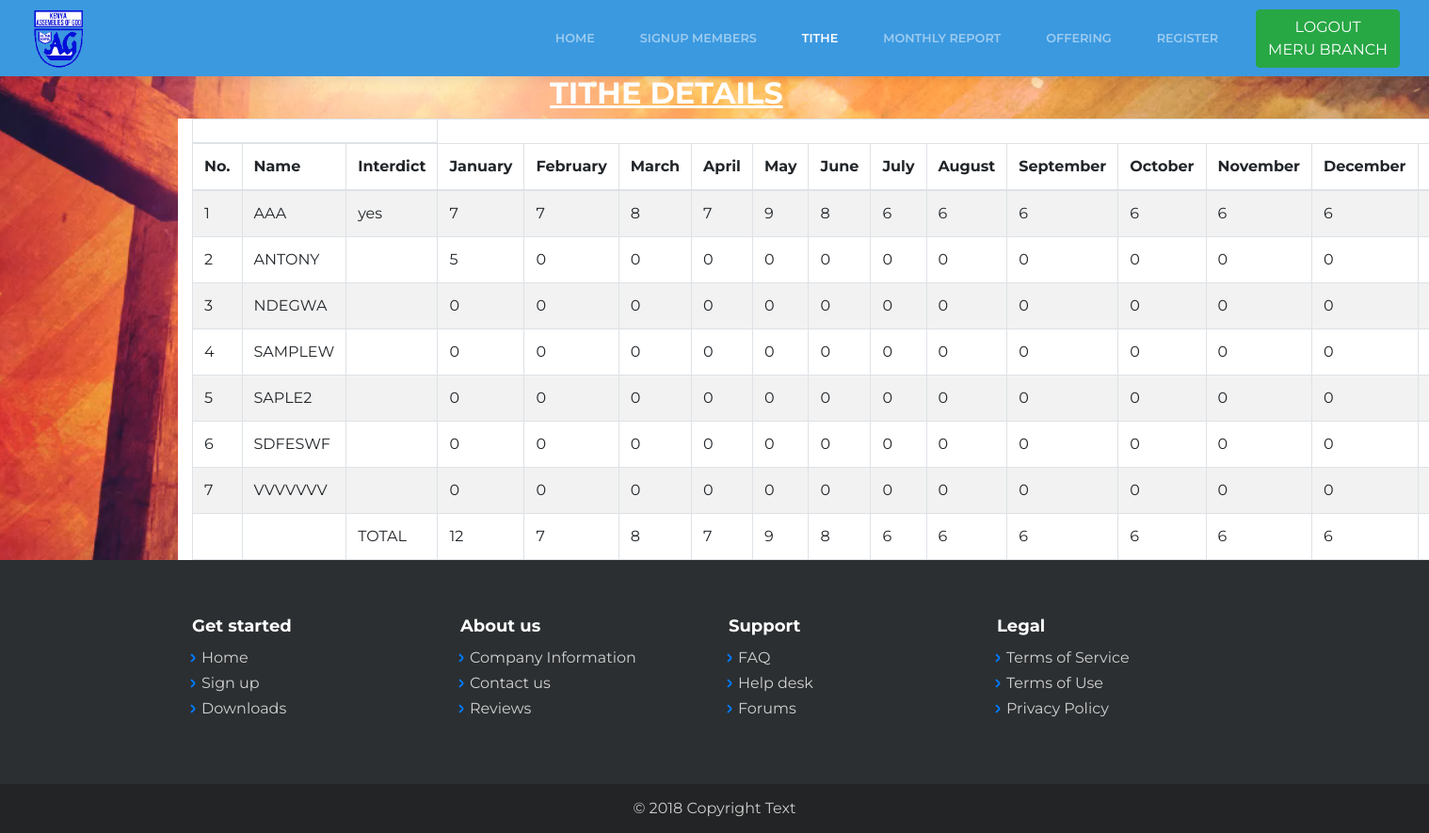
Screenshot of /admin/tithe.php (signed in) with the database file from the repository.
### tables this page shows
CREATE TABLE `congregation` (
  `id` int(11) NOT NULL,
  `usr` varchar(128) NOT NULL,
  `name` varchar(128) NOT NULL,
  `phone` int(14) DEFAULT NULL,
  `pwd` varchar(129) NOT NULL,
  `tithe1` int(128) NOT NULL,
  `tithe2` int(128) NOT NULL,
  `tithe3` int(128) NOT NULL,
  `tithe4` int(128) NOT NULL,
  `tithe5` int(128) NOT NULL,
  `interdict` varchar(129) NOT NULL,
  `email` varchar(129) NOT NULL,
  `residence` varchar(129) NOT NULL,
  `date` varchar(129) NOT NULL,
  `feb1` int(128) NOT NULL,
  `feb2` int(128) NOT NULL,
  `feb3` int(128) NOT NULL,
  `feb4` int(128) NOT NULL,
  `feb5` int(128) NOT NULL,
  `march1` int(128) NOT NULL,
  `march2` int(128) NOT NULL,
  `march3` int(128) NOT NULL,
  `march4` int(128) NOT NULL,
  `march5` int(128) NOT NULL,
  `apr1` int(128) NOT NULL,
  `apr2` int(128) NOT NULL,
  `apr3` int(128) NOT NULL,
  `apr4` int(128) NOT NULL,
  `apr5` int(128) NOT NULL,
  `may1` int(128) NOT NULL,
  `may2` int(128) NOT NULL,
  `may3` int(128) NOT NULL,
  `may4` int(128) NOT NULL,
  `may5` int(128) NOT NULL,
  `june1` int(128) NOT NULL,
  `june2` int(128) NOT NULL,
  `june3` int(128) NOT NULL,
  `june4` int(128) NOT NULL,
  `june5` int(128) NOT NULL,
  `july1` int(128) NOT NULL,
  `july2` int(128) NOT NULL,
  `july3` int(128) NOT NULL,
  `july4` int(128) NOT NULL,
  `july5` int(128) NOT NULL,
  `august1` int(128) NOT NULL,
  `august2` int(128) NOT NULL,
  `august3` int(128) NOT NULL,
  `august4` int(128) NOT NULL,
  `august5` int(128) NOT NULL,
  `sept1` int(128) NOT NULL,
  `sept2` int(128) NOT NULL,
  `sept3` int(128) NOT NULL,
  `sept4` int(128) NOT NULL,
  `sept5` int(128) NOT NULL,
  `oct1` int(128) NOT NULL,
  `oct2` int(128) NOT NULL,
  `oct3` int(128) NOT NULL,
  `oct4` int(128) NOT NULL,
  `oct5` int(128) NOT NULL,
  `nov1` int(128) NOT NULL,
  `nov2` int(128) NOT NULL,
  `nov3` int(128) NOT NULL,
  `nov4` int(128) NOT NULL,
  `nov5` int(128) NOT NULL,
  `dec1` int(128) NOT NULL,
  `dec2` int(128) NOT NULL,
  `dec3` int(128) NOT NULL,
  `dec4` int(128) NOT NULL,
  `dec5` int(128) NOT NULL,
  `message` varchar(128) NOT NULL,
  `profile` varchar(100) NOT NULL
);

### admin/tithe.php (the view, shortened to what this page needs)
<?php
include 'include/db.php';
$results = mysqli_query($db, "SELECT *, (tithe1+tithe2+tithe3+tithe4+tithe5) AS 'total',
(feb1+feb2+feb3+feb4+feb5) AS 'total2', (march1+march2+march3+march4+march5) AS 'total3',
 (apr1+apr2+apr3+apr4+apr5) AS 'total4' ,(may1+may2+may3+may4+may5) AS 'total5',
 (june1+june2+june3+june4+june5) AS 'total6', (july1+july2+july3+july4+july5) AS 'total7',
 (august1+august2+august3+august4+august5) AS 'total8', (sept1+sept2+sept3+sept4+sept5) AS 'total9',
 (oct1+oct2+oct3+oct4+oct5) AS 'total10', (nov1+nov2+nov3+nov4+nov5) AS 'total11',
 (dec1+dec2+dec3+dec4+dec5) AS 'total12' from congregation  WHERE usr = '$_SESSION[name]' ORDER BY name");
$results2 = mysqli_query($db, "SELECT *, sum(tithe1+tithe2+tithe3+tithe4+tithe5) AS 'jan',
 sum(feb1+feb2+feb3+feb4+feb5) AS 'feb', sum(march1+march2+march3+march4+march5) AS 'march',
 sum(apr1+apr2+apr3+apr4+apr5) AS 'apr' , sum(may1+may2+may3+may4+may5) AS 'may',
 sum(june1+june2+june3+apr4+june5) AS 'june' , sum(july1+july2+july3+july4+july5) AS 'july',
 sum(august1+august2+august3+august4+august5) AS 'august' , sum(sept1+sept2+sept3+sept4+sept5) AS 'sept',
 sum(oct1+oct2+oct3+oct4+oct5) AS 'oct' , sum(nov1+nov2+nov3+nov4+nov5) AS 'nov',
 sum(dec1+dec2+dec3+dec4+dec5) AS 'dec' from congregation WHERE usr = '$_SESSION[name]'");
  include 'include/header.php';
 ?>
            <div
                class="collapse navbar-collapse" id="navcol-1" style="background-color:#3b99e0;width:328px;margin:0;">
                <ul class="nav navbar-nav ml-auto">
                    <li class="nav-item" role="presentation"><a class="nav-link" href="index.php">Home</a></li>
                    <li class="nav-item" role="presentation"><a class="nav-link" href="signup.php">SIGNUP MEMBERS</a></li>
                    <li class="nav-item" role="presentation"><a class="nav-link active" href="tithe.php">Tithe </a></li>
                     <li class="nav-item" role="presentation" ><a class="nav-link" href="report.php">Monthly Report </a></li>
                    <li class="nav-item" role="presentation"><a class="nav-link" href="offering.php">Offering </a></li>
                    <li class="nav-item" role="presentation"><a class="nav-link" href="registration.php">Register</a></li>
                </ul>
        <button type="button" class="btn btn-success" data-toggle="modal" data-target="#exampleModal">
              LOGOUT<br>  <?php echo strtoupper($_SESSION['name']); ?> BRANCH
            </button>
                </div>
        </div>
    </nav>
    <main class="page landing-page">
    </main>
    <div data-aos="fade">
        <div class="container">
            <div class="row">
                <div class="col-md-12 col-xl-4 offset-xl-4">
               <h2 style="color:rgb(255,255,255);"><strong><span style="text-decoration: underline;">TITHE DETAILS</span></strong></h2>
                </div>
            </div>
        </div>
        <div class="container" style="background-color:#ffffff;"><table id="example" class="table table-striped table-bordered" cellspacing="0" width="100%">
       <thead>
    <tr>
      <th colspan="3"></th>
    </tr>
    <tr>
      <th>No.</th>
      <th>Name</th>
      <th>Interdict</th>
      <th colspan="1">January </th>
       <th colspan="1">February </th>
        <th colspan="1">March </th>
         <th colspan="1">April </th>
         <th colspan="1">May </th>
         <th colspan="1">June </th>
         <th colspan="1">July </th>
         <th colspan="1">August </th>
         <th colspan="1">September </th>
         <th colspan="1">October </th>
         <th colspan="1">November </th>
         <th colspan="1">December </th>
      <th >Action</th>
    </tr>
  </thead>
  <tbody>
    <?php
    $i=1;
     while ($row = mysqli_fetch_array($results)){ ?>
      <tr>
         <td> <?php
                echo $i;
                $i++;
            ?>
          </td>
          <td><?php echo $row['name']; ?></td>
          <td><?php  echo $row['interdict']; ?></td>
          <td><?php  echo $row['total']; ?></td>
          <td><?php  echo $row['total2']; ?></td>
          <td><?php  echo $row['total3']; ?></td>
          <td><?php  echo $row['total4']; ?></td>
          <td><?php  echo $row['total5']; ?></td>
          <td><?php  echo $row['total6']; ?></td>
          <td><?php  echo $row['total7']; ?></td>
          <td><?php  echo $row['total8']; ?></td>
          <td><?php  echo $row['total9']; ?></td>
          <td><?php  echo $row['total10']; ?></td>
          <td><?php  echo $row['total11']; ?></td>
          <td><?php  echo $row['total12']; ?></td>
          <td>
          </td>
    </tr>
    <?php }    ?>
     <tr>
      <td></td>
      <td></td>
      <td>TOTAL</td>
       <?php
      if ($row2 = mysqli_fetch_array($results2)){  ?>
         <td><?php  echo $row2['jan']; ?></td>
          <td><?php  echo $row2['feb']; ?></td>
         <td><?php  echo $row2['march']; ?></td>
          <td><?php  echo $row2['apr']; ?></td>
          <td><?php  echo $row2['may']; ?></td>
          <td><?php  echo $row2['june']; ?></td>
          <td><?php  echo $row2['july']; ?></td>
         <td><?php  echo $row2['august']; ?></td>
          <td><?php  echo $row2['sept']; ?></td>
          <td><?php  echo $row2['oct']; ?></td>
          <td><?php  echo $row2['nov']; ?></td>
          <td><?php  echo $row2['dec']; ?></td>
       <?php } ?>
    </tr>
  </tbody>
    </table></div>
    </div>
    <?php
        include 'include/footer.php';
    ?>

### admin/assets/css/Data-Table-1.css (style rules this page uses)
#example { margin-bottom:0; }

### admin/assets/css/Data-Table.css (style rules this page uses)
#example { background-color:white; margin-bottom:0; }

### rows the page displays
congregation: name "AAA", interdict "yes", total "7", total2 "7", total3 "8", total4 "7", total5 "9", total6 "8", total7 "6", total8 "6", total9 "6", total10 "6", total11 "6", total12 "6"
congregation: name "ANTONY", total "5", total2 "0", total3 "0", total4 "0", total5 "0", total6 "0", total7 "0", total8 "0", total9 "0", total10 "0", total11 "0", total12 "0"
congregation: name "NDEGWA", total "0", total2 "0", total3 "0", total4 "0", total5 "0", total6 "0", total7 "0", total8 "0", total9 "0", total10 "0", total11 "0", total12 "0"
congregation: name "SAMPLEW", total "0", total2 "0", total3 "0", total4 "0", total5 "0", total6 "0", total7 "0", total8 "0", total9 "0", total10 "0", total11 "0", total12 "0"
congregation: name "SAPLE2", total "0", total2 "0", total3 "0", total4 "0", total5 "0", total6 "0", total7 "0", total8 "0", total9 "0", total10 "0", total11 "0", total12 "0"
congregation: name "SDFESWF", total "0", total2 "0", total3 "0", total4 "0", total5 "0", total6 "0", total7 "0", total8 "0", total9 "0", total10 "0", total11 "0", total12 "0"
congregation: name "VVVVVVV", total "0", total2 "0", total3 "0", total4 "0", total5 "0", total6 "0", total7 "0", total8 "0", total9 "0", total10 "0", total11 "0", total12 "0"

### other values shown
$_SESSION['name'] "MERU"
$row2['jan'] "12"
$row2['feb'] "7"
$row2['march'] "8"
$row2['apr'] "7"
$row2['may'] "9"
$row2['june'] "8"
$row2['july'] "6"
$row2['august'] "6"
$row2['sept'] "6"
$row2['oct'] "6"
$row2['nov'] "6"
$row2['dec'] "6"
